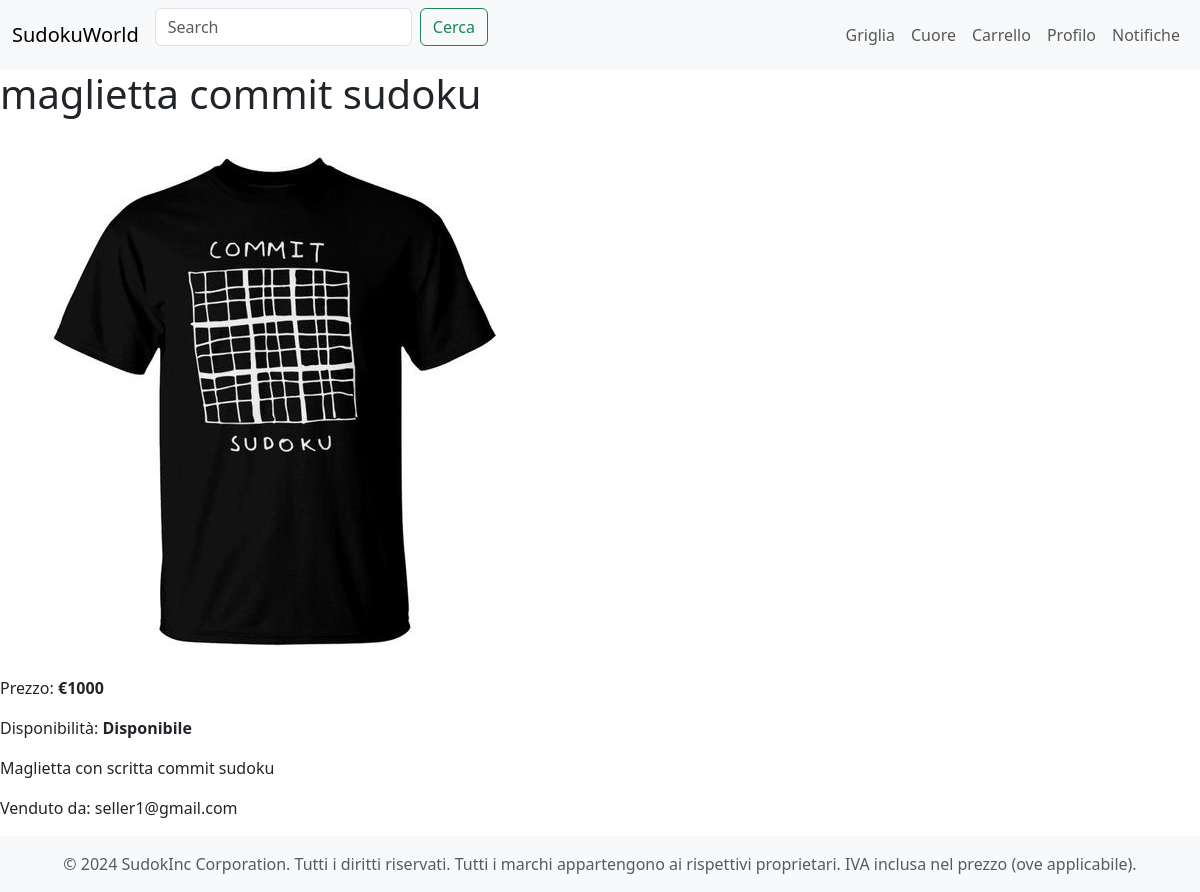
Before: /pages/product.php?id=3 with the older database file.
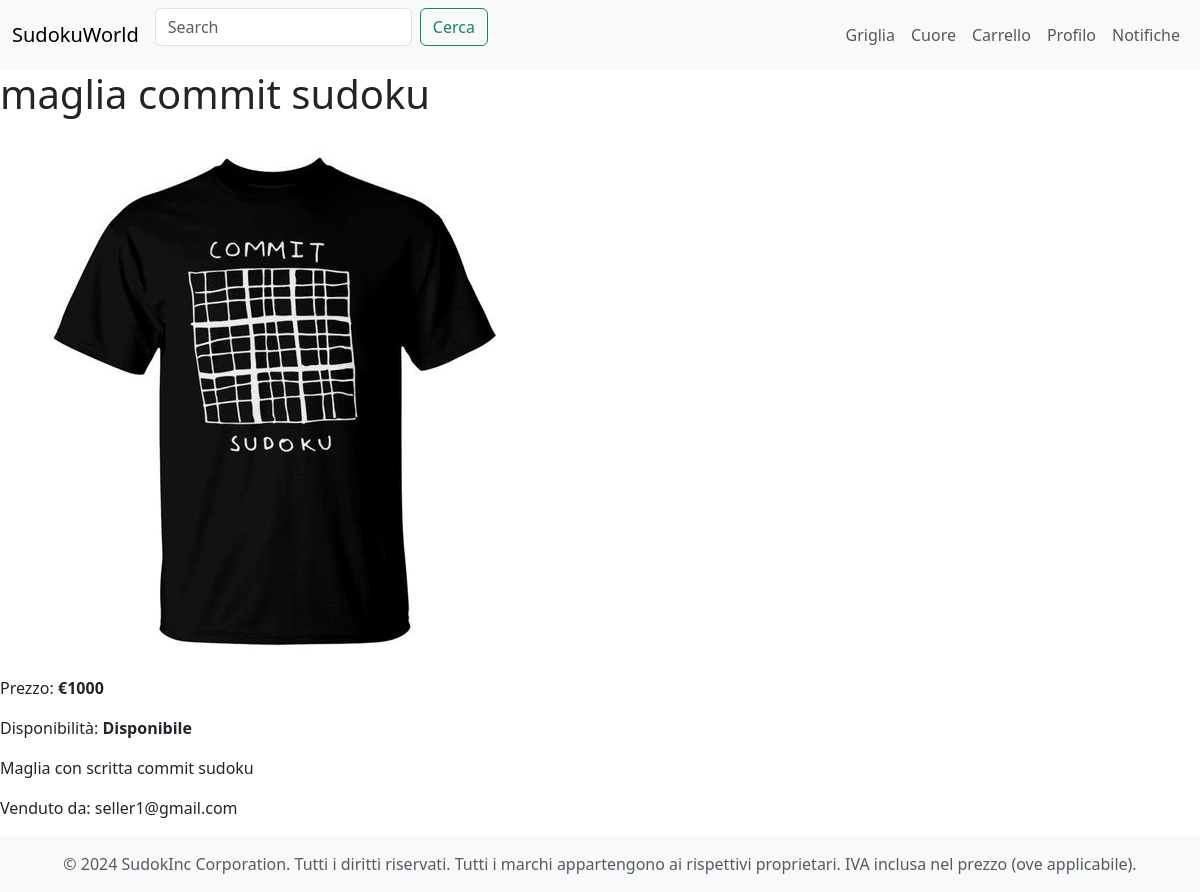
After: the same page with the newer database file.
### tables this page shows
create table PRODUCT (
    id_product int not null auto_increment,
    name varchar(128) not null,
    description varchar(1024) not null,
    price int not null,
    image varchar(128) not null,
    discount int not null,
    email varchar(64) not null,
    constraint ID_PRODUCT_ID primary key (id_product)
);

### database/Database.php (called while the page is built, shortened)
<?php
class Database
{
    private $db;
    public function __construct($servername, $username, $password, $dbname, $port)
    {
        $this->db = new mysqli($servername, $username, $password, $dbname, $port);
    }
    public function query($query, $param_types, ...$params)
    {
        $stmt = $this->db->prepare($query);
        if($param_types !== ''){
            $stmt->bind_param($param_types, ...$params);
        }
        $stmt->execute();
        return $stmt->get_result()->fetch_all(MYSQLI_ASSOC);
    }
    public function getProduct($id)
    {
        $query = "SELECT * FROM PRODUCT p
        WHERE id_product = ?";
        return $this->query($query, 'i', $id);
    }
}

### classes/Product.php (called while the page is built, shortened)
<?php
class Product
{
    private $name;
    private $price;
    private $description;
    private $img;
    private $seller_email;
    public function __construct($id_product, $name, $price, $description, $image, $email, $discount)
    {
        $this->name = $name;
        $this->price = $price;
        $this->description = $description;
        $this->img = $image;
        $this->seller_email = $email;
    }
    public function getName()
    {
        return $this->name;
    }
    public function getPrice()
    {
        return $this->price;
    }
    public function getDescription()
    {
        return $this->description;
    }
    public function getImg()
    {
        return $this->img;
    }
    public function getSellerEmail()
    {
        return $this->seller_email;
    }
}

### pages/product.php (the view, shortened to what this page needs)
<?php
include_once("../includes/bootstrap.php");
require_once("../classes/Product.php");
$productList = $db->getProduct($_GET["id"]);
$product = new Product(...$productList[0]);
include '../includes/header.php';
?>
<div>
    <h1><?= $product->getName(); ?></h1>
    <div class="product-info">
        <img src="<?= $product->getImg(); ?>" alt="">
        <div>
            <p>Prezzo: <strong>&euro;<?= $product->getPrice(); ?></strong></p>
            <p>Disponibilità: <strong>Disponibile</strong></p>
        </div>
    </div>
    <div>
        <p><?= $product->getDescription(); ?></p>
        <p> Venduto da: <?= $product->getSellerEmail(); ?></p>
    </div>
</div>
<?php
include '../includes/footer.php';
?>

### includes/bootstrap.php (shortened to what this page needs)
<?php
require_once("../database/Database.php");
$db = new Database("db", "root", "example", "SUDOKUWORLD", 3306);
?>
<link href="https://cdn.jsdelivr.net/npm/bootstrap@5.3.0-alpha1/dist/css/bootstrap.min.css" rel="stylesheet">

### includes/header.php
<nav class="navbar navbar-expand-lg navbar-light bg-light">
    <div class="container-fluid">
        <a class="navbar-brand" href="/pages/home.php">SudokuWorld</a>
        <form class="d-flex" action="/pages/search.php" method="post">
            <input class="form-control me-2" type="text" name="searched-product" placeholder="Search" value="<?php if (isset($_POST['searched-product'])) echo $_POST['searched-product']; ?>">
            <button class="btn btn-outline-success" type="submit">Cerca</button>
        </form>
        <ul class="navbar-nav ms-auto">
            <li class="nav-item">
                <a class="nav-link" href="#">Griglia</a>
            </li>
            <li class="nav-item">
                <a class="nav-link" href="#">Cuore</a>
            </li>
            <li class="nav-item">
                <a class="nav-link" href="/pages/cart.php">Carrello</a>
            </li>
            <li class="nav-item">
                <a class="nav-link" href="/pages/profile.php">Profilo</a>
            </li>
            <li class="nav-item">
                <a class="nav-link" href="#">Notifiche</a>
            </li>
        </ul>
    </div>
</nav>

### includes/footer.php
<footer class="footer mt-auto py-3 bg-light">
    <div class="container text-center">
        <span class="text-muted">&copy; 2024 SudokInc Corporation. Tutti i diritti riservati. Tutti i marchi appartengono ai rispettivi proprietari.
            IVA inclusa nel prezzo (ove applicabile).</span>
    </div>
</footer>

Changed rows visible on the page:
changed product "seller1@gmail.com": name "maglietta commit sudoku" → "maglia commit sudoku"; description "Maglietta con scritta commit sudoku" → "Maglia con scritta commit sudoku"
